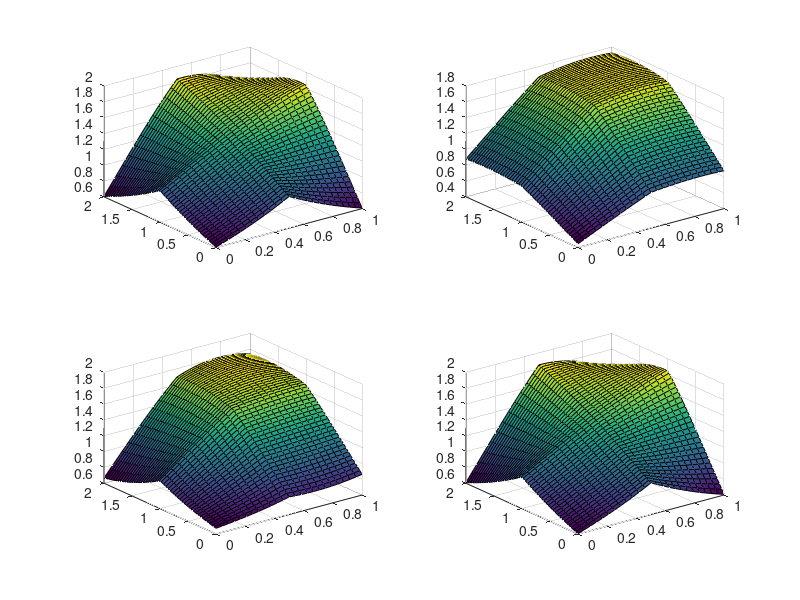
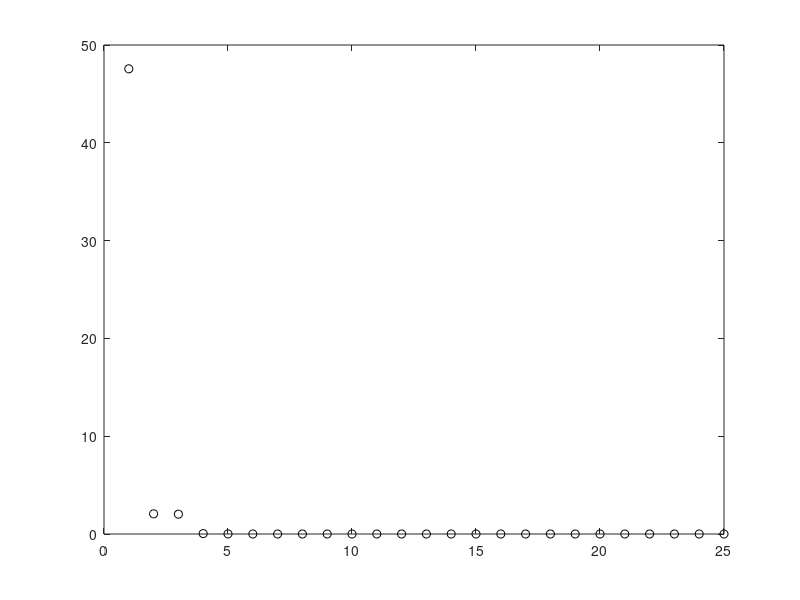
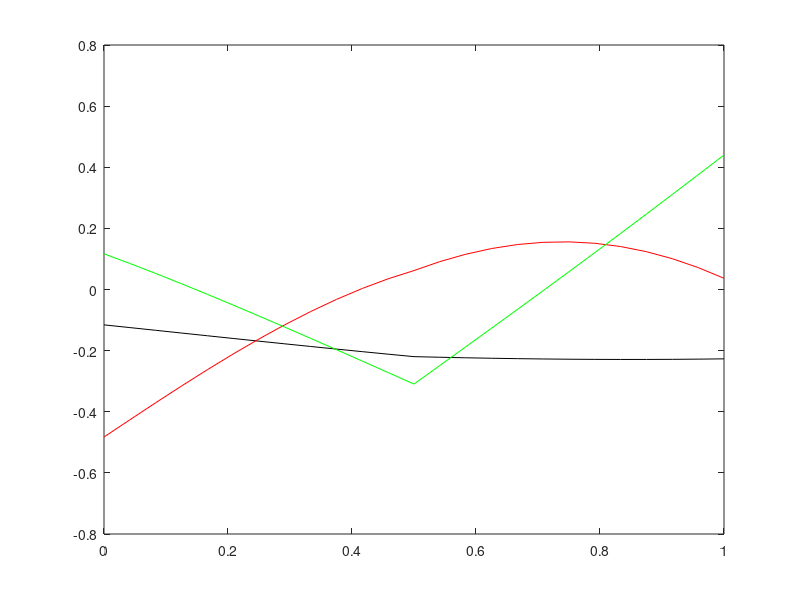

MATLAB code to generate these figures, in order:
clear all; close all; clc;
% space and time
x=linspace(0,1,25);
t=linspace(0,2,50);
% mesh of this values
[T,X]=meshgrid(t,x);

% function
f=exp(-abs((X-0.5).*(T-1)))+sin(X.*T);
subplot(2,2,1)
surf(X,T,f)

% low rank aproximation
[u,s,v]=svd(f);
for j=1:3
   ff=u(:,1:j)*s(1:j,1:j)*v(:,1:j)'; 
   % plot
   subplot(2,2,j+1)
   surf(X,T,ff)
end

% most of the function is contained in the first 3 values.
figure(2), 
plot(diag(s),'ko') % semilogy(diag(s),'ko')

% principal functions
% this is really important because when we want to transform a function we
% will decide that it's decomposed in taylor, sines and cosines, etc. All
% this information will be contained here, in the functions gived by the
% svd.
figure(3),
plot(x,u(:,1),'k',x,u(:,2),'r',x,u(:,3),'g') % how modes change in space
% plot(t,v(:,1),'k',t,v(:,2),'r',t,v(:,3),'g') % how modes change in time
